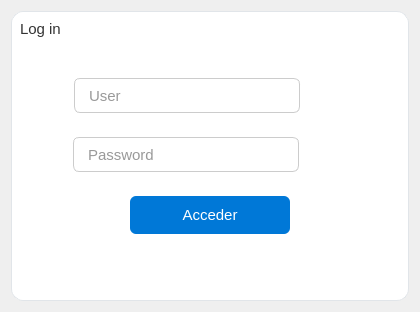
<?xml version="1.0" encoding="UTF-8"?>
<ui version="4.0">
 <class>Dialog</class>
 <widget class="QDialog" name="Dialog">
  <property name="geometry">
   <rect>
    <x>0</x>
    <y>0</y>
    <width>420</width>
    <height>312</height>
   </rect>
  </property>
  <property name="windowTitle">
   <string>Dialog</string>
  </property>
  <property name="styleSheet">
   <string notr="true"/>
  </property>
  <layout class="QVBoxLayout" name="verticalLayout_2">
   <item>
    <widget class="QWidget" name="widget" native="true">
     <property name="styleSheet">
      <string notr="true">/* === CONTENEDOR PRINCIPAL === */
QWidget#widget {
    background-color: #ffffff;
    border-radius: 12px;
    border: 1px solid #e1e5e9;
    padding: 30px;
}

/* === LABELS CENTRADOS === */
QLabel {
    color: #333333;
    font-weight: 300;
    font-size: 15px;
    text-align: center;
    width: 100%;
}

/* === INPUTS CENTRADOS === */
QLineEdit {
    background-color: #ffffff;
    color: #333333;
    border: 1px solid #cccccc;
    border-radius: 6px;
    padding: 10px 12px;
    font-size: 15px;
    font-weight: 300;
    margin: 0 auto;
    min-width: 200px;
    text-align: center;
}

QLineEdit:focus {
    border: 1px solid #0078d7;
    background-color: #f9fcff;
}

/* === BOTONES CENTRADOS === */
QPushButton {
    background-color: #0078d7;
    color: white;
    border: none;
    border-radius: 6px;
    padding: 10px 20px;
    font-weight: 400;
    font-size: 15px;
    min-width: 120px;
    margin: 0 auto;
}

QPushButton:hover {
    background-color: #006cbe;
}

QPushButton:pressed {
    background-color: #005a9e;
}</string>
     </property>
     <layout class="QVBoxLayout" name="verticalLayout">
      <item>
       <widget class="QLabel" name="label">
        <property name="font">
         <font>
          <pointsize>-1</pointsize>
          <weight>37</weight>
          <italic>false</italic>
          <bold>false</bold>
         </font>
        </property>
        <property name="text">
         <string>Log in</string>
        </property>
       </widget>
      </item>
      <item>
       <spacer name="verticalSpacer">
        <property name="orientation">
         <enum>Qt::Vertical</enum>
        </property>
        <property name="sizeHint" stdset="0">
         <size>
          <width>20</width>
          <height>40</height>
         </size>
        </property>
       </spacer>
      </item>
      <item>
       <widget class="QWidget" name="widget_2" native="true">
        <layout class="QHBoxLayout" name="horizontalLayout">
         <property name="spacing">
          <number>0</number>
         </property>
         <property name="leftMargin">
          <number>8</number>
         </property>
         <item>
          <widget class="QLineEdit" name="user_input">
           <property name="minimumSize">
            <size>
             <width>298</width>
             <height>35</height>
            </size>
           </property>
           <property name="maximumSize">
            <size>
             <width>80</width>
             <height>80</height>
            </size>
           </property>
           <property name="layoutDirection">
            <enum>Qt::LeftToRight</enum>
           </property>
           <property name="cursorPosition">
            <number>0</number>
           </property>
           <property name="alignment">
            <set>Qt::AlignLeading|Qt::AlignLeft|Qt::AlignVCenter</set>
           </property>
           <property name="placeholderText">
            <string>User</string>
           </property>
          </widget>
         </item>
         <item>
          <widget class="QLabel" name="label_2">
           <property name="maximumSize">
            <size>
             <width>35</width>
             <height>35</height>
            </size>
           </property>
           <property name="text">
            <string/>
           </property>
           <property name="pixmap">
            <pixmap>../resources/imagenes/icono_user.png</pixmap>
           </property>
           <property name="scaledContents">
            <bool>true</bool>
           </property>
          </widget>
         </item>
        </layout>
       </widget>
      </item>
      <item>
       <widget class="QWidget" name="widget_3" native="true">
        <layout class="QHBoxLayout" name="horizontalLayout_2">
         <item>
          <widget class="QLineEdit" name="password_input">
           <property name="minimumSize">
            <size>
             <width>298</width>
             <height>35</height>
            </size>
           </property>
           <property name="maximumSize">
            <size>
             <width>80</width>
             <height>16777215</height>
            </size>
           </property>
           <property name="layoutDirection">
            <enum>Qt::LeftToRight</enum>
           </property>
           <property name="alignment">
            <set>Qt::AlignLeading|Qt::AlignLeft|Qt::AlignVCenter</set>
           </property>
           <property name="placeholderText">
            <string>Password</string>
           </property>
          </widget>
         </item>
         <item>
          <widget class="QLabel" name="label_3">
           <property name="maximumSize">
            <size>
             <width>35</width>
             <height>35</height>
            </size>
           </property>
           <property name="text">
            <string/>
           </property>
           <property name="pixmap">
            <pixmap>../resources/imagenes/password.png</pixmap>
           </property>
           <property name="scaledContents">
            <bool>true</bool>
           </property>
          </widget>
         </item>
        </layout>
       </widget>
      </item>
      <item>
       <widget class="QWidget" name="widget_4" native="true">
        <layout class="QHBoxLayout" name="horizontalLayout_3">
         <item>
          <widget class="QPushButton" name="boton_login">
           <property name="minimumSize">
            <size>
             <width>250</width>
             <height>0</height>
            </size>
           </property>
           <property name="maximumSize">
            <size>
             <width>80</width>
             <height>16777215</height>
            </size>
           </property>
           <property name="text">
            <string>Acceder</string>
           </property>
          </widget>
         </item>
        </layout>
       </widget>
      </item>
      <item>
       <spacer name="verticalSpacer_3">
        <property name="orientation">
         <enum>Qt::Vertical</enum>
        </property>
        <property name="sizeHint" stdset="0">
         <size>
          <width>20</width>
          <height>40</height>
         </size>
        </property>
       </spacer>
      </item>
      <item>
       <spacer name="verticalSpacer_2">
        <property name="orientation">
         <enum>Qt::Vertical</enum>
        </property>
        <property name="sizeHint" stdset="0">
         <size>
          <width>20</width>
          <height>40</height>
         </size>
        </property>
       </spacer>
      </item>
     </layout>
    </widget>
   </item>
  </layout>
 </widget>
 <resources/>
 <connections/>
</ui>
